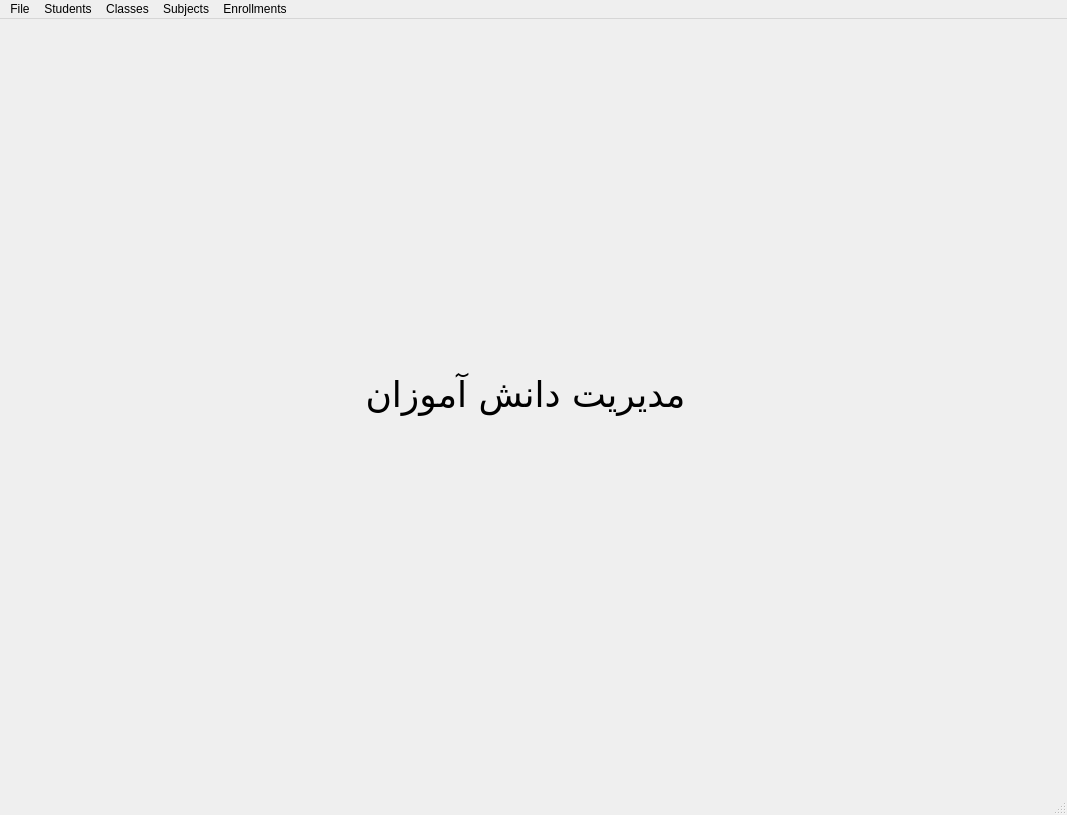
<?xml version="1.0" encoding="UTF-8"?>
<ui version="4.0">
 <class>MainWindow</class>
 <widget class="QMainWindow" name="MainWindow">
  <property name="geometry">
   <rect>
    <x>0</x>
    <y>0</y>
    <width>1067</width>
    <height>815</height>
   </rect>
  </property>
  <property name="minimumSize">
   <size>
    <width>1067</width>
    <height>815</height>
   </size>
  </property>
  <property name="maximumSize">
   <size>
    <width>1067</width>
    <height>815</height>
   </size>
  </property>
  <property name="windowTitle">
   <string>School mnagement</string>
  </property>
  <widget class="QWidget" name="centralwidget">
   <widget class="QLabel" name="label">
    <property name="geometry">
     <rect>
      <x>190</x>
      <y>180</y>
      <width>671</width>
      <height>391</height>
     </rect>
    </property>
    <property name="font">
     <font>
      <family>B Titr</family>
      <pointsize>27</pointsize>
     </font>
    </property>
    <property name="text">
     <string>مدیریت دانش آموزان</string>
    </property>
    <property name="alignment">
     <set>Qt::AlignCenter</set>
    </property>
   </widget>
  </widget>
  <widget class="QStatusBar" name="statusbar"/>
  <widget class="QMenuBar" name="menubar">
   <property name="geometry">
    <rect>
     <x>0</x>
     <y>0</y>
     <width>1067</width>
     <height>26</height>
    </rect>
   </property>
   <widget class="QMenu" name="menuFile">
    <property name="title">
     <string>File</string>
    </property>
    <addaction name="actionExit"/>
   </widget>
   <widget class="QMenu" name="menuStudents">
    <property name="title">
     <string>Students</string>
    </property>
    <addaction name="actionManage_Students"/>
   </widget>
   <widget class="QMenu" name="menuClasses">
    <property name="title">
     <string>Classes</string>
    </property>
    <addaction name="actionManage_Classes"/>
   </widget>
   <widget class="QMenu" name="menuSubjects">
    <property name="title">
     <string>Subjects</string>
    </property>
    <addaction name="actionManage_Subjects"/>
   </widget>
   <widget class="QMenu" name="menuEnrollments">
    <property name="title">
     <string>Enrollments</string>
    </property>
    <addaction name="actionEnroll_Students"/>
   </widget>
   <addaction name="menuFile"/>
   <addaction name="menuStudents"/>
   <addaction name="menuClasses"/>
   <addaction name="menuSubjects"/>
   <addaction name="menuEnrollments"/>
  </widget>
  <action name="actionExit">
   <property name="text">
    <string>Exit</string>
   </property>
  </action>
  <action name="actionManage_Students">
   <property name="text">
    <string>Manage Students</string>
   </property>
  </action>
  <action name="actionManage_Classes">
   <property name="text">
    <string>Manage Classes</string>
   </property>
  </action>
  <action name="actionManage_Subjects">
   <property name="text">
    <string>Manage Subjects</string>
   </property>
  </action>
  <action name="actionEnroll_Students">
   <property name="text">
    <string>Enroll Students</string>
   </property>
  </action>
  <action name="actionddd">
   <property name="text">
    <string>ddd</string>
   </property>
  </action>
  <action name="actiondddd">
   <property name="text">
    <string>dddd</string>
   </property>
  </action>
 </widget>
 <resources/>
 <connections/>
</ui>
